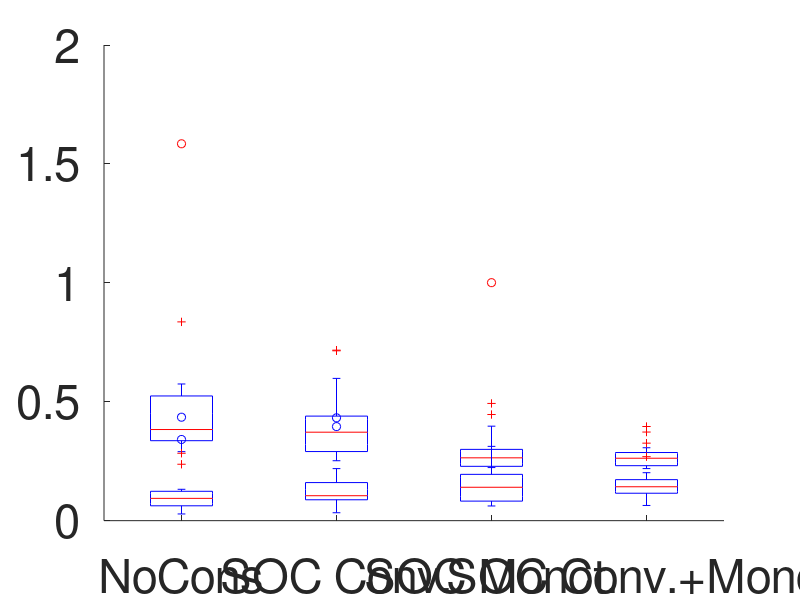

This figure's MATLAB source: (Note: this script raises an error after producing the figure.)
% The code below outputs the boxplots of the article based on the
% table of results of the economy experiment.


MSE_arr = dlmread('KRR_Labour_MSEVals_20splits_4methods_final.txt','\t', 0,0);
figure
hold on
color_list=['r';'m';'b'];
list_tags=["NoCons"; "SOC Conv."; "SOC Monot." ; "SOC Conv.+Monot."];
boxplot(reshape(MSE_arr(:,1),20,[]),'Color','r', 'Widths',0.2)
boxplot(reshape(MSE_arr(:,3),20,[]),'Color','b', 'Widths',0.2)%,'Labels',list_tags
set(gca,'XTickLabel',list_tags,'FontSize',34)

box_vars = findobj(gca,'Tag','Box');
legend(box_vars([1,5]),[{'Train (27 points - 5% of total)'},{'Test (272 points - 50% of total)'}],...
    'Interpreter','latex','FontSize',34);
ylabel('Mean-Squared Error (MSE)','FontSize',34)   
ylim([0 0.65])

% fig = gcf; fig.PaperPositionMode = 'auto';
% fig_pos = fig.PaperPosition; fig.PaperSize = [fig_pos(3) fig_pos(4)];
% print(fig,['KRR_LabourData_Boxplots_4methods_large'],'-dpdf')

%% Small plot
figure
hold on
list_tags=["NoCons"; "SOC C"; "SOC M" ; "SOC C+M"];
boxplot(reshape(MSE_arr(:,1),20,[]),'Color','r')
boxplot(reshape(MSE_arr(:,3),20,[]),'Color','b')%,'Labels',list_tags
set(gca,'XTickLabel',list_tags,'FontSize',12)

box_vars = findobj(gca,'Tag','Box');
legend(box_vars([1,5]),[{'Train (27 points - 5% of total)'},{'Test (272 points - 50% of total)'}],...
    'Interpreter','latex','FontSize',14);
ylabel('Mean-Squared Error (MSE)','FontSize',12) 
ylim([0 0.65])
% fig = gcf; fig.PaperPositionMode = 'auto';
% fig_pos = fig.PaperPosition; fig.PaperSize = [fig_pos(3) fig_pos(4)];
% print(fig,['KRR_LabourData_Boxplots_4methods_small'],'-dpdf')